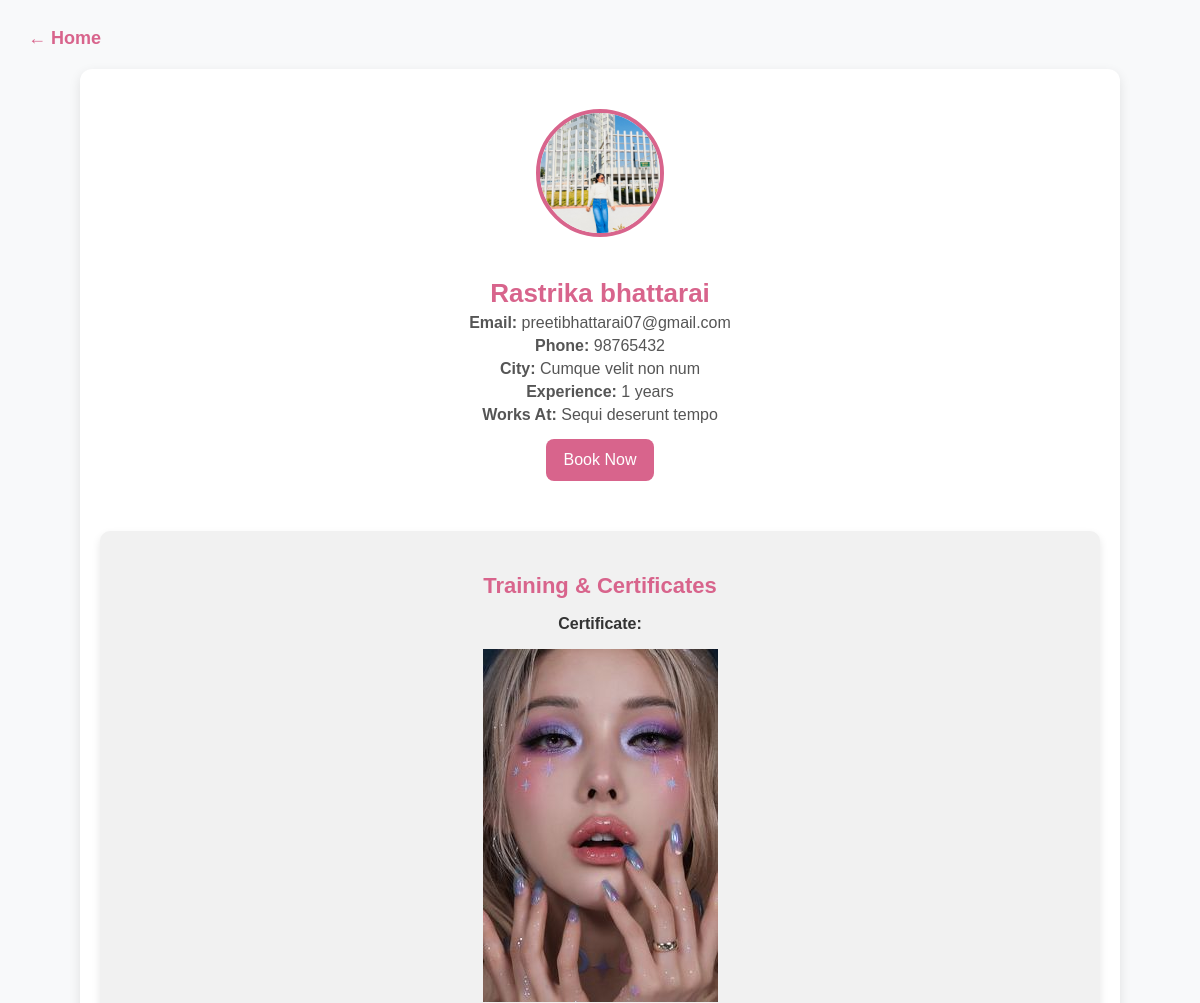
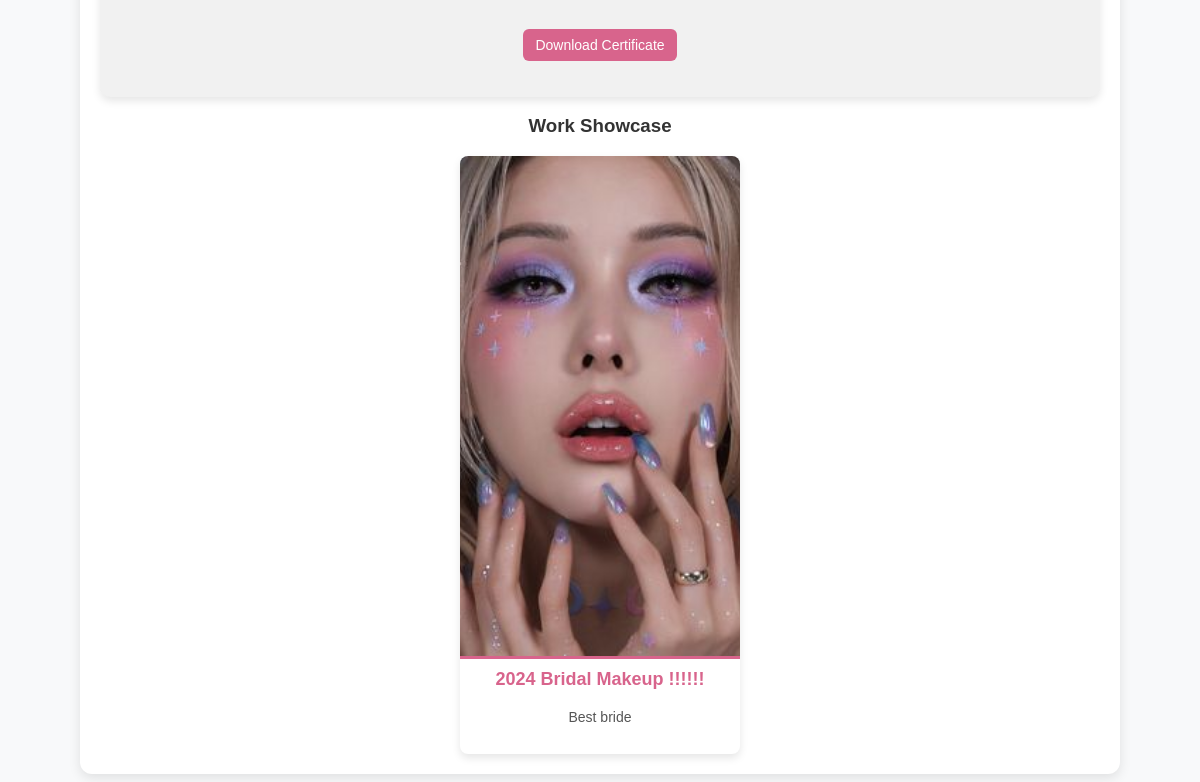
The app's page /artist/1/, older data (2 pictures, top to bottom).
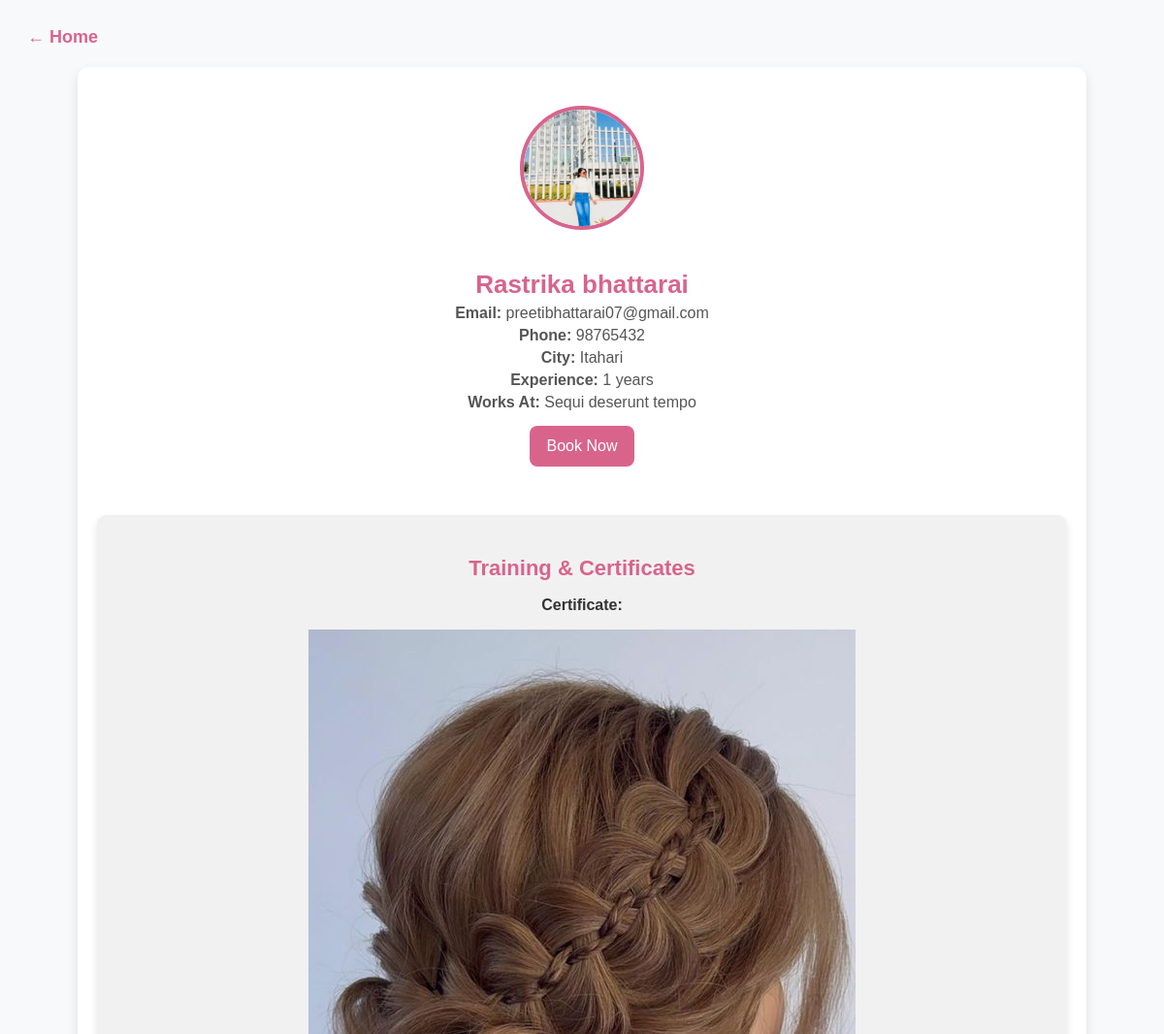
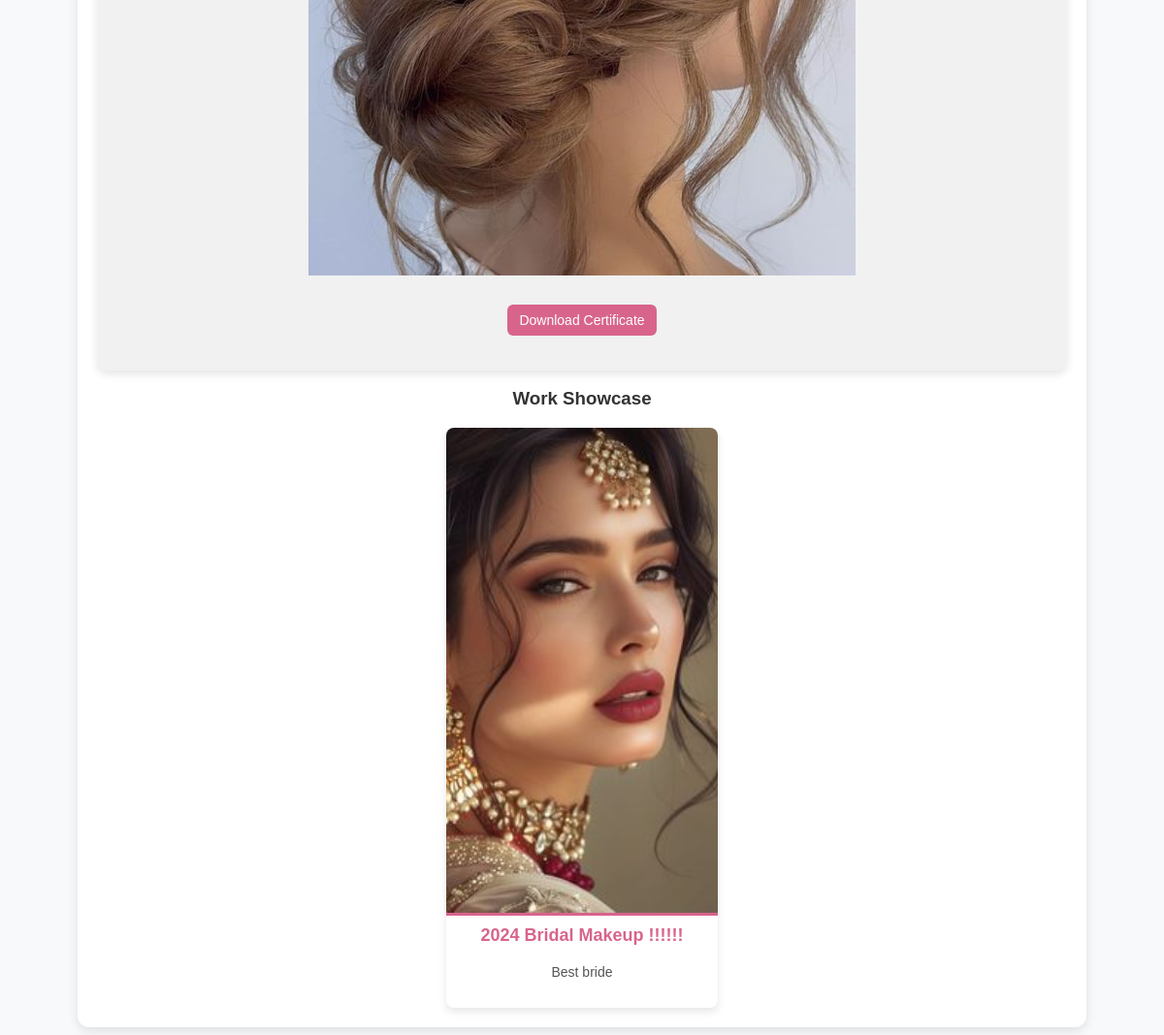
The same page, newer data (2 pictures, top to bottom).
### accounts/models.py (models this page shows, shortened)
class User(AbstractUser):
    username = None  # ✅ Remove username field completely
    email = models.EmailField(unique=True)  # Email as the unique identifier
    phone = models.CharField(max_length=15, unique=True)
    password = models.CharField(max_length=100)
    profile_image = models.ImageField(upload_to="profile_images/", null=True, blank=True)
    is_verified = models.BooleanField(default=False)
    is_artist = models.BooleanField(default=False)
    otp = models.CharField(max_length=6, blank=True, null=True)  # ✅ Stores OTP
    city = models.CharField(max_length=100, null=True, blank=True)
    works_at = models.CharField(max_length=255, null=True, blank=True)
    experience_years = models.IntegerField(default=0, null=True, blank=True)
    training_certificate = models.FileField(upload_to="certificates/", null=True, blank=True)
    is_available = models.BooleanField(default=True)
    USERNAME_FIELD = "email"  # ✅ Login using email instead of username
    REQUIRED_FIELDS = []  # ✅ Don't require username
    objects = CustomUserManager()  # ✅ Use custom manager

class Work(models.Model):
    artist = models.ForeignKey(User, on_delete=models.CASCADE)  # ✅ Reference the corrected User model
    title = models.CharField(max_length=255)
    description = models.TextField(blank=True, null=True)
    image = models.ImageField(upload_to='works/')
    created_at = models.DateTimeField(auto_now_add=True)

### accounts/views.py (the view)
# urls.py: path('artist/<int:artist_id>/', artist_detail, name='artist_detail'),  # ✅ Dynamic artist page
def artist_detail(request, artist_id):
    artist = get_object_or_404(User, id=artist_id, is_artist=True)
    works = Work.objects.filter(artist=artist)  # ✅ Fetch works related to the artist
    return render(request, 'accounts/artist_detail.html', {
        'artist': artist,
        'works': works
    })

### accounts/templates/accounts/artist_detail.html (shortened to what this page needs)
{% load static %}
<!DOCTYPE html>
<html lang="en">
<head>
    <link rel="stylesheet" href="{% static 'css/explore_artist2.css' %}">
</head>
<body>
    <header>
        <a href="{% url 'home' %}">← Home</a>
    </header>
    <div class="artist-container">
        <div class="artist-profile">
            {% if artist.profile_image %}
                <img src="{{ artist.profile_image.url }}" alt="Artist Image">
            {% else %}
                <img src="{% static 'images/default-avatar.png' %}" alt="Artist Image">
            {% endif %}
            <h2>{{ artist.first_name }} {{ artist.last_name }}</h2>
            <p><strong>Email:</strong> {{ artist.email }}</p>
            <p><strong>Phone:</strong> {{ artist.phone }}</p>
            <p><strong>City:</strong> {{ artist.city }}</p>
            <p><strong>Experience:</strong> {{ artist.experience_years }} years</p>
            <p><strong>Works At:</strong> {{ artist.works_at }}</p>
            <button onclick="window.location.href='{% url 'book_artist' artist.id %}'">Book Now</button>
        </div>
<div class="training-section">
    <h3>Training & Certificates</h3>
    {% if artist.training_certificate %}
        <p><strong>Certificate:</strong></p>
        {% if artist.training_certificate.url|lower|slice:'-4:' == ".jpg" or artist.training_certificate.url|lower|slice:'-4:' == ".png" %}
            <div class="certificate-preview">
                <img src="{{ artist.training_certificate.url }}" alt="Certificate" class="certificate-image">
            </div>
        {% else %}
            <div class="certificate-preview">
                <iframe src="{{ artist.training_certificate.url }}" width="100%" height="300px"></iframe>
            </div>
        {% endif %}
        <p><a href="{{ artist.training_certificate.url }}" download class="download-btn">Download Certificate</a></p>
    {% else %}
        <p>No certificates available.</p>
    {% endif %}
</div>
        <div class="work-section">
            <h3>Work Showcase</h3>
            <div class="work-gallery">
                {% for work in works %}
                    <div class="work-card">
                        <img src="{{ work.image.url }}" alt="{{ work.title }}">
                        <h4>{{ work.title }}</h4>
                        <p>{{ work.description }}</p>
                    </div>
                {% empty %}
                    <p>No work uploaded yet.</p>
                {% endfor %}
            </div>
        </div>
    </div>
</body>
</html>

Row changes from the older to the newer data that the page shows:
changed User "Rastrika": city "Cumque velit non num" → "Itahari"; training_certificate: a different picture
changed Work "Best bride": image: a different picture
